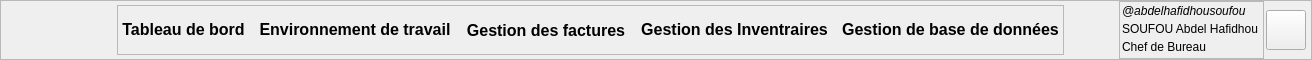
     <widget class="QFrame" name="_f_header">
      <property name="maximumSize">
       <size>
        <width>16777215</width>
        <height>60</height>
       </size>
      </property>
      <property name="frameShape">
       <enum>QFrame::Shape::StyledPanel</enum>
      </property>
      <property name="frameShadow">
       <enum>QFrame::Shadow::Raised</enum>
      </property>
      <layout class="QHBoxLayout" name="_h_header">
       <property name="spacing">
        <number>-1</number>
       </property>
       <property name="leftMargin">
        <number>5</number>
       </property>
       <property name="topMargin">
        <number>0</number>
       </property>
       <property name="rightMargin">
        <number>5</number>
       </property>
       <property name="bottomMargin">
        <number>0</number>
       </property>
       <item>
        <widget class="QLabel" name="_l_icon_company">
         <property name="minimumSize">
          <size>
           <width>65</width>
           <height>45</height>
          </size>
         </property>
         <property name="maximumSize">
          <size>
           <width>65</width>
           <height>45</height>
          </size>
         </property>
         <property name="text">
          <string/>
         </property>
         <property name="pixmap">
          <pixmap>:/icon/icons/MsCles.png</pixmap>
         </property>
         <property name="scaledContents">
          <bool>true</bool>
         </property>
        </widget>
       </item>
       <item>
        <spacer name="_hs_header_one">
         <property name="orientation">
          <enum>Qt::Orientation::Horizontal</enum>
         </property>
         <property name="sizeHint" stdset="0">
          <size>
           <width>40</width>
           <height>20</height>
          </size>
         </property>
        </spacer>
       </item>
       <item>
        <widget class="QFrame" name="_f_btn_header">
         <property name="minimumSize">
          <size>
           <width>0</width>
           <height>50</height>
          </size>
         </property>
         <property name="maximumSize">
          <size>
           <width>16777215</width>
           <height>50</height>
          </size>
         </property>
         <property name="frameShape">
          <enum>QFrame::Shape::StyledPanel</enum>
         </property>
         <property name="frameShadow">
          <enum>QFrame::Shadow::Raised</enum>
         </property>
         <layout class="QHBoxLayout" name="_h_btn_header">
          <property name="spacing">
           <number>-1</number>
          </property>
          <property name="leftMargin">
           <number>0</number>
          </property>
          <property name="topMargin">
           <number>0</number>
          </property>
          <property name="rightMargin">
           <number>0</number>
          </property>
          <property name="bottomMargin">
           <number>0</number>
          </property>
          <item>
           <widget class="QPushButton" name="_b_dashboard">
            <property name="sizePolicy">
             <sizepolicy hsizetype="Expanding" vsizetype="Fixed">
              <horstretch>0</horstretch>
              <verstretch>0</verstretch>
             </sizepolicy>
            </property>
            <property name="minimumSize">
             <size>
              <width>130</width>
              <height>45</height>
             </size>
            </property>
            <property name="maximumSize">
             <size>
              <width>16777215</width>
              <height>45</height>
             </size>
            </property>
            <property name="font">
             <font>
              <pointsize>12</pointsize>
              <bold>true</bold>
             </font>
            </property>
            <property name="text">
             <string>Tableau de bord</string>
            </property>
            <property name="icon">
             <iconset resource="resources.qrc">
              <normaloff>:/icon/icons/tableau-de-bord.png</normaloff>:/icon/icons/tableau-de-bord.png</iconset>
            </property>
            <property name="iconSize">
             <size>
              <width>20</width>
              <height>20</height>
             </size>
            </property>
            <property name="checkable">
             <bool>true</bool>
            </property>
            <property name="flat">
             <bool>true</bool>
            </property>
           </widget>
          </item>
          <item>
           <widget class="QPushButton" name="_b_workspace">
            <property name="sizePolicy">
             <sizepolicy hsizetype="Expanding" vsizetype="Fixed">
              <horstretch>0</horstretch>
              <verstretch>0</verstretch>
             </sizepolicy>
            </property>
            <property name="minimumSize">
             <size>
              <width>200</width>
              <height>45</height>
             </size>
            </property>
            <property name="maximumSize">
             <size>
              <width>16777215</width>
              <height>45</height>
             </size>
            </property>
            <property name="font">
             <font>
              <pointsize>12</pointsize>
              <bold>true</bold>
             </font>
            </property>
            <property name="text">
             <string>Environnement de travail</string>
            </property>
            <property name="icon">
             <iconset resource="resources.qrc">
              <normaloff>:/icon/icons/les-conditions-de-travail.png</normaloff>:/icon/icons/les-conditions-de-travail.png</iconset>
            </property>
            <property name="iconSize">
             <size>
              <width>25</width>
              <height>25</height>
             </size>
            </property>
            <property name="checkable">
             <bool>true</bool>
            </property>
            <property name="flat">
             <bool>true</bool>
            </property>
           </widget>
          </item>
          <item>
           <widget class="QPushButton" name="_b_factures">
            <property name="sizePolicy">
             <sizepolicy hsizetype="Expanding" vsizetype="Fixed">
              <horstretch>0</horstretch>
              <verstretch>0</verstretch>
             </sizepolicy>
            </property>
            <property name="minimumSize">
             <size>
              <width>170</width>
              <height>45</height>
             </size>
            </property>
            <property name="maximumSize">
             <size>
              <width>16777215</width>
              <height>50</height>
             </size>
            </property>
            <property name="font">
             <font>
              <pointsize>12</pointsize>
              <bold>true</bold>
             </font>
            </property>
            <property name="text">
             <string>Gestion des factures</string>
            </property>
            <property name="icon">
             <iconset resource="resources.qrc">
              <normaloff>:/icon/icons/facture-dachat.png</normaloff>:/icon/icons/facture-dachat.png</iconset>
            </property>
            <property name="iconSize">
             <size>
              <width>25</width>
              <height>25</height>
             </size>
            </property>
            <property name="checkable">
             <bool>true</bool>
            </property>
            <property name="flat">
             <bool>true</bool>
            </property>
           </widget>
          </item>
          <item>
           <widget class="QPushButton" name="_b_inventory">
            <property name="sizePolicy">
             <sizepolicy hsizetype="Expanding" vsizetype="Fixed">
              <horstretch>0</horstretch>
              <verstretch>0</verstretch>
             </sizepolicy>
            </property>
            <property name="minimumSize">
             <size>
              <width>180</width>
              <height>45</height>
             </size>
            </property>
            <property name="maximumSize">
             <size>
              <width>16777215</width>
              <height>45</height>
             </size>
            </property>
            <property name="font">
             <font>
              <pointsize>12</pointsize>
              <bold>true</bold>
             </font>
            </property>
            <property name="text">
             <string>Gestion des Inventraires</string>
            </property>
            <property name="icon">
             <iconset resource="resources.qrc">
              <normaloff>:/icon/icons/inventaire.png</normaloff>:/icon/icons/inventaire.png</iconset>
            </property>
            <property name="iconSize">
             <size>
              <width>25</width>
              <height>25</height>
             </size>
            </property>
            <property name="checkable">
             <bool>true</bool>
            </property>
            <property name="flat">
             <bool>true</bool>
            </property>
           </widget>
          </item>
          <item>
           <widget class="QPushButton" name="_b_manage_db">
            <property name="sizePolicy">
             <sizepolicy hsizetype="Expanding" vsizetype="Fixed">
              <horstretch>0</horstretch>
              <verstretch>0</verstretch>
             </sizepolicy>
            </property>
            <property name="minimumSize">
             <size>
              <width>215</width>
              <height>45</height>
             </size>
            </property>
            <property name="maximumSize">
             <size>
              <width>16777215</width>
              <height>45</height>
             </size>
            </property>
            <property name="font">
             <font>
              <pointsize>12</pointsize>
              <bold>true</bold>
             </font>
            </property>
            <property name="text">
             <string>Gestion de base de données</string>
            </property>
            <property name="icon">
             <iconset resource="resources.qrc">
              <normaloff>:/icon/icons/bases-de-donnees.png</normaloff>:/icon/icons/bases-de-donnees.png</iconset>
            </property>
            <property name="iconSize">
             <size>
              <width>25</width>
              <height>25</height>
             </size>
            </property>
            <property name="checkable">
             <bool>true</bool>
            </property>
            <property name="flat">
             <bool>true</bool>
            </property>
           </widget>
          </item>
         </layout>
        </widget>
       </item>
       <item>
        <spacer name="_hs_header_two">
         <property name="orientation">
          <enum>Qt::Orientation::Horizontal</enum>
         </property>
         <property name="sizeHint" stdset="0">
          <size>
           <width>40</width>
           <height>20</height>
          </size>
         </property>
        </spacer>
       </item>
       <item>
        <layout class="QHBoxLayout" name="_h_profil">
         <property name="spacing">
          <number>2</number>
         </property>
         <item>
          <widget class="QLabel" name="_l_icon_profil">
           <property name="maximumSize">
            <size>
             <width>40</width>
             <height>40</height>
            </size>
           </property>
           <property name="text">
            <string/>
           </property>
           <property name="pixmap">
            <pixmap>:/icon/icons/patron.png</pixmap>
           </property>
           <property name="scaledContents">
            <bool>true</bool>
           </property>
           <property name="alignment">
            <set>Qt::AlignmentFlag::AlignCenter</set>
           </property>
          </widget>
         </item>
         <item>
          <widget class="QFrame" name="_f_profil">
           <property name="frameShape">
            <enum>QFrame::Shape::StyledPanel</enum>
           </property>
           <property name="frameShadow">
            <enum>QFrame::Shadow::Raised</enum>
           </property>
           <layout class="QGridLayout" name="_g_profil">
            <property name="leftMargin">
             <number>2</number>
            </property>
            <property name="topMargin">
             <number>0</number>
            </property>
            <property name="rightMargin">
             <number>5</number>
            </property>
            <property name="bottomMargin">
             <number>2</number>
            </property>
            <property name="horizontalSpacing">
             <number>-1</number>
            </property>
            <property name="verticalSpacing">
             <number>0</number>
            </property>
            <item row="3" column="1">
             <widget class="QLabel" name="_l_pposte">
              <property name="text">
               <string>Chef de Bureau</string>
              </property>
             </widget>
            </item>
            <item row="1" column="1">
             <widget class="QLabel" name="_l_name_profil">
              <property name="text">
               <string>SOUFOU Abdel Hafidhou</string>
              </property>
             </widget>
            </item>
            <item row="0" column="1">
             <widget class="QLabel" name="_l_id_profil">
              <property name="font">
               <font>
                <italic>true</italic>
               </font>
              </property>
              <property name="text">
               <string>@abdelhafidhousoufou</string>
              </property>
             </widget>
            </item>
           </layout>
          </widget>
         </item>
         <item>
          <widget class="QPushButton" name="_b_logout">
           <property name="minimumSize">
            <size>
             <width>40</width>
             <height>40</height>
            </size>
           </property>
           <property name="maximumSize">
            <size>
             <width>40</width>
             <height>40</height>
            </size>
           </property>
           <property name="text">
            <string/>
           </property>
           <property name="icon">
            <iconset resource="resources.qrc">
             <normaloff>:/icon/icons/sortir.png</normaloff>:/icon/icons/sortir.png</iconset>
           </property>
           <property name="iconSize">
            <size>
             <width>25</width>
             <height>25</height>
            </size>
           </property>
          </widget>
         </item>
        </layout>
       </item>
      </layout>
     </widget>
